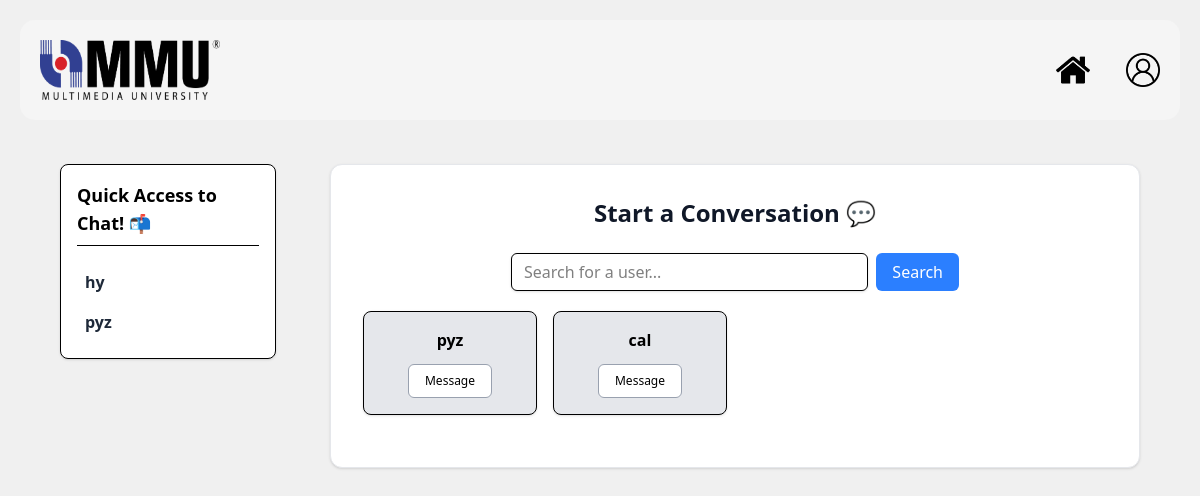
Page /chat (signed in) on the earlier database version.
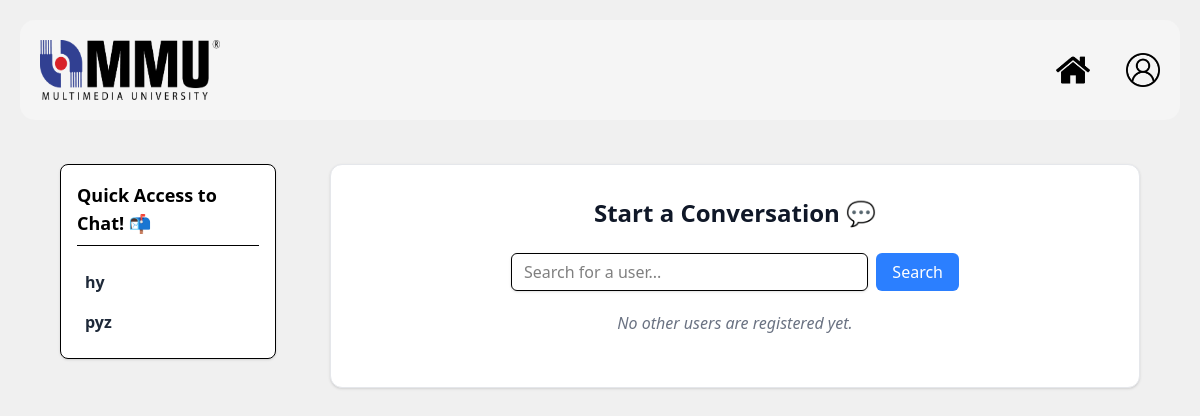
Same page on the later database version.
### app.py (models this page shows, shortened)
class User(UserMixin, db.Model):
    id = db.Column(db.Integer, primary_key=True)
    username = db.Column(db.String(50), unique=True, nullable=False)
    email = db.Column(db.String(150), unique=True, nullable=False)
    password_hash = db.Column(db.String(100), nullable=False)
    contact_number = db.Column(db.String(20), nullable=True)
    bio = db.Column(db.String(300), nullable=True)
    profile_pic = db.Column(db.String(), nullable=True)

### app.py (the view)
@app.route('/chat')
@login_required
def chat_list():
    search_query = request.args.get('q')
    try:
        user_chat_data = load_user_data(current_user.username)
        active_chat_usernames = list(user_chat_data.keys())
    except Exception as e:
        active_chat_usernames = []
    if search_query:
        users = User.query.filter(
            User.id != current_user.id,
            User.username.ilike(f"%{search_query}%")
        ).all()
    else:
        users = User.query.filter(User.id != current_user.id).all()
    return render_template('chat_list.html', users=users, active_chat_usernames=active_chat_usernames)

### app.py (called while the page is built)
@login_manager.user_loader
def load_user(user_id):
    return db.session.get(User, int(user_id))

def get_user_file_(username):
    return os.path.join(CHAT_DIR, f"{username}.json")

def load_user_data(username):
    path = get_user_file_(username)
    if os.path.exists(path):
        with open(path, 'r') as f:
            return json.load(f)
    return {}

### templates/chat_list.html (shortened to what this page needs)
{% extends "chat.html" %}
{% block content %}
<div class="flex flex-col md:flex-row gap-10 px-4 md:px-10 pt-6 pb-6 w-full max-w-[1400px] mx-auto justify-between">
    <div class="w-full md:w-1/4 lg:w-1/5 bg-white border rounded-lg shadow-sm p-4 h-fit">
        <h3 class="font-bold text-lg border-b pb-2 mb-4">Quick Access to Chat! 📬</h3>
        {% if active_chat_usernames %}
        {% for chat_user in active_chat_usernames %}
                    <a href="{{ url_for('chat_with', target_username=chat_user) }}" class="flex items-center gap-3 py-2 hover:bg-cyan-50 transition px-2 rounded-lg group">
                        <span class="font-bold text-gray-800 ">{{ chat_user }}</span>
                    </a>
                {% endfor %}
            {% else %}
                <span class="text-sm text-gray-500 italic py-6 text-center">
                    No active chats yet. <br> Start one on the right!</span>
            {% endif %}
    </div>
    <div class="w-full md:w-2/3 lg:w-3/4 bg-white border border-gray-200 rounded-xl shadow-sm p-6 lg:p-8">
        <h2 class="font-bold text-2xl mb-6 text-gray-900 text-center">Start a Conversation 💬</h2>
        <form action="{{ url_for('chat_list') }}" method="GET" class="flex gap-2 max-w-md mx-auto">
            <input type="text" name="q" placeholder="Search for a user..." class="w-full px-3 py-1.5 border rounded-md shadow-sm focus:ring-5 focus:ring-blue-200 transition">
            <button type="submit" class="bg-blue-500 text-white px-4 py-1.5 gap-1 rounded-md hover:bg-blue-600 transition">Search</button>
        </form>
        <ul class="grid grid-cols-2 sm:grid-cols-3 md:grid-cols-4 lg:grid-cols-4 gap-4 my-5">
            {% for user in users %}
                <li class="px-4 py-4 border bg-gray-200 rounded-lg bg-gray-50 flex flex-col items-center shadow-sm hover:shadow-md transition">
                    <strong class="truncate mb-3 text-center">{{ user.username }}</strong>
                    <a href="{{ url_for('chat_with', target_username=user.username) }}" class="text-xs text-center border border-gray-400 bg-white rounded-md px-4 py-2 hover:bg-gray-100 transition">Message</a>
                </li>
            {% else %}
                <p class="text-gray-500 italic col-span-full text-center">No other users are registered yet.</p>
            {% endfor %}
        </ul>
    </div>
</div>
{% endblock %}

Differences in the rows shown:
removed User: username "pyz"
removed User: username "cal"
Other differences:
text now shown: "No other users are registered yet."
